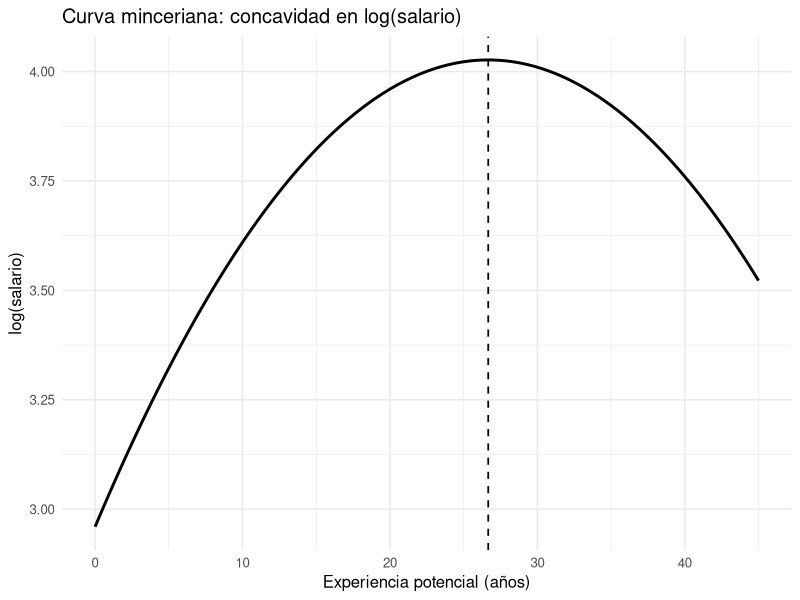

This figure's R source:
## ---- chunk 1
library(fontawesome)
library(knitr)
library(tidyverse)
library(kableExtra)
## ---- chunk 2

# Parámetros "Mincer" (ejemplo)
beta0 <- 2.0           # intercepto
rho   <- 0.08          # retorno a la educación (no afecta la concavidad si S es fijo)
beta1 <- 0.08          # coef. experiencia > 0
beta2 <- -0.0015       # coef. experiencia^2 < 0  -> concavidad
S     <- 12            # años de escolaridad (fijo solo para desplazar el nivel)

# Rango de experiencia (0 a 45 años)
X <- seq(0, 45, by = 0.25)

# log-salario y salario (opcional) según Mincer
ln_w <- beta0 + rho*S + beta1*X + beta2*X^2
w    <- exp(ln_w)

# Vértice (máximo de ln(w))
x_star <- -beta1/(2*beta2)
y_star <- beta0 + rho*S + beta1*x_star + beta2*x_star^2

df <- data.frame(X, ln_w, w)

# Gráfico principal: concavidad en log-salario
p <- ggplot(df, aes(X, ln_w)) +
  geom_line(linewidth = 1) +
  geom_vline(xintercept = x_star, linetype = 2, linewidth = 0.6) +
  labs(
    title = "Curva minceriana: concavidad en log(salario)",
    x = "Experiencia potencial (años)",
    y = "log(salario)"
  ) +
  theme_minimal(base_size = 12)

p
## ---- chunk 3
#| eval: true
#| include: true
#| echo: false

tiempo <- c(2,3,1,5,7,8,9,3,4,6,2,10,11,7,5,4,12,8,9,6)
alta   <- c(1,1,1,1,1,0,0,1,1,1,1,0,0,1,1,1,0,1,1,1)

df <- tibble(TCC = tiempo, DELTA = alta)

units_label <- "días"

# --- Conteos clave ---
n_total    <- nrow(df)
n_event    <- sum(df$DELTA == 1)
n_censored <- sum(df$DELTA == 0)
event_rate <- n_event / n_total

kable(
  data.frame(
    Total = n_total,
    Eventos_DELTA1 = n_event,
    Censuras_DELTA0 = n_censored,
    Proporcion_evento = round(event_rate, 3)
  ),
  caption = "Conteos: total, eventos (DELTA=1), censuras (DELTA=0)"
)

# --- Resumen estadístico (global y por estado) ---
quant_levels <- c(0, .1, .25, .5, .75, .9, 1)
qnames <- paste0("q", quant_levels*100)

resumen_global <- df %>%
  summarise(
    n     = n(),
    min   = min(TCC),
    mean  = mean(TCC),
    mean_obs = mean(TCC[DELTA == 1]),  # promedio solo con casos observados
    sd    = sd(TCC),
    median= median(TCC),
    max   = max(TCC),
  )


kable(resumen_global, digits = 3,
      caption = paste("Resumen global de TCC (", units_label, ")", sep=""))

## ---- chunk 4
#| eval: true
#| include: true
#| echo: false

library(dplyr)
library(survival)
library(fitdistrplus)
library(knitr)

# -----------------------------
# Ajuste CON censura (único caso)
# -----------------------------
ajuste <- survreg(Surv(TCC, DELTA) ~ 1, dist = "weibull", data = df)

mu_hat <- as.numeric(coef(ajuste))  # intercepto en la escala log-tiempo
sig    <- ajuste$scale              # σ (escala AFT)

# Conversión a Weibull 2P "clásico": f(t) = (k/λ) (t/λ)^{k-1} exp(-(t/λ)^k)
k_c   <- 1 / sig                    # shape
lam_c <- exp(mu_hat)                # scale

# -----------------------------
# Funciones resumen Weibull
# -----------------------------
w_tp   <- function(p, k, lam) lam * (-log(1 - p))^(1 / k)
w_med  <- function(k, lam)   lam * (log(2))^(1 / k)
w_mean <- function(k, lam)   lam * gamma(1 + 1 / k)

# -----------------------------
# Tablas (solo kable)
# -----------------------------
params_tbl <- tibble::tibble(
  Caso       = "Con censura",
  `shape (k)` = round(k_c, 4),
  `scale (λ)` = round(lam_c, 4)
)

summ_tbl <- tibble::tibble(
  Caso    = "Con censura",
  Mediana = w_med(k_c, lam_c),
  Media   = w_mean(k_c, lam_c),
  `p=0.1` = w_tp(0.1, k_c, lam_c),
  `p=0.5` = w_tp(0.5, k_c, lam_c),
  `p=0.9` = w_tp(0.9, k_c, lam_c)
) |> dplyr::mutate(dplyr::across(where(is.numeric), ~ round(., 4)))

kable(params_tbl, booktabs = TRUE,
      caption = "Parámetros Weibull 2P (ajuste con censura)")

kable(summ_tbl, booktabs = TRUE,
      caption = "Mediana, media y percentiles t_p (p=0.1, 0.5, 0.9) con censura")
